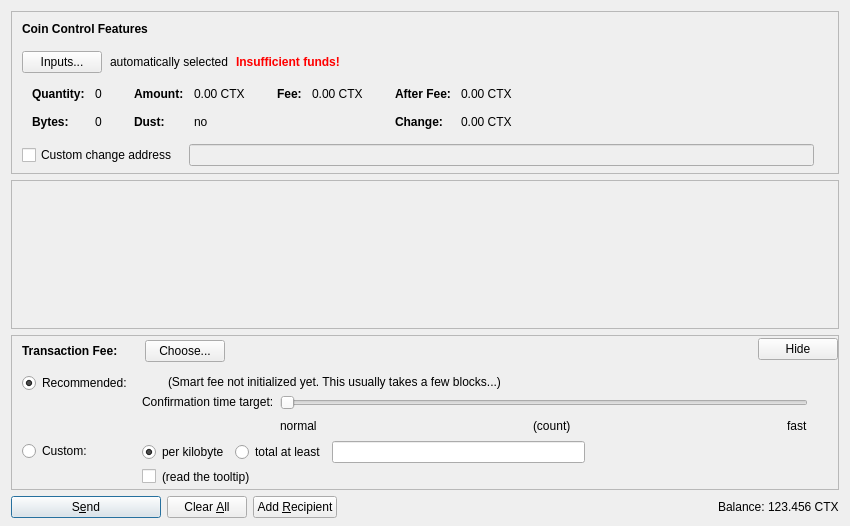
<?xml version="1.0" encoding="UTF-8"?>
<ui version="4.0">
 <class>SendCoinsDialog</class>
 <widget class="QDialog" name="SendCoinsDialog">
  <property name="geometry">
   <rect>
    <x>0</x>
    <y>0</y>
    <width>850</width>
    <height>526</height>
   </rect>
  </property>
  <property name="windowTitle">
   <string>Send Coins</string>
  </property>
  <layout class="QVBoxLayout" name="verticalLayout" stretch="0,1,0,0">
   <property name="bottomMargin">
    <number>8</number>
   </property>
   <item>
    <widget class="QFrame" name="frameCoinControl">
     <property name="sizePolicy">
      <sizepolicy hsizetype="Expanding" vsizetype="Expanding">
       <horstretch>0</horstretch>
       <verstretch>0</verstretch>
      </sizepolicy>
     </property>
     <property name="maximumSize">
      <size>
       <width>16777215</width>
       <height>16777215</height>
      </size>
     </property>
     <property name="frameShape">
      <enum>QFrame::StyledPanel</enum>
     </property>
     <property name="frameShadow">
      <enum>QFrame::Sunken</enum>
     </property>
     <layout class="QVBoxLayout" name="verticalLayoutCoinControl2">
      <property name="spacing">
       <number>0</number>
      </property>
      <property name="leftMargin">
       <number>0</number>
      </property>
      <property name="topMargin">
       <number>0</number>
      </property>
      <property name="rightMargin">
       <number>0</number>
      </property>
      <property name="bottomMargin">
       <number>6</number>
      </property>
      <item>
       <layout class="QVBoxLayout" name="verticalLayoutCoinControl" stretch="0,0,0,0,1">
        <property name="spacing">
         <number>0</number>
        </property>
        <property name="leftMargin">
         <number>10</number>
        </property>
        <property name="topMargin">
         <number>10</number>
        </property>
        <item>
         <layout class="QHBoxLayout" name="horizontalLayoutCoinControl1">
          <property name="bottomMargin">
           <number>15</number>
          </property>
          <item>
           <widget class="QLabel" name="labelCoinControlFeatures">
            <property name="sizePolicy">
             <sizepolicy hsizetype="Preferred" vsizetype="Maximum">
              <horstretch>0</horstretch>
              <verstretch>0</verstretch>
             </sizepolicy>
            </property>
            <property name="font">
             <font>
              <weight>75</weight>
              <bold>true</bold>
             </font>
            </property>
            <property name="styleSheet">
             <string notr="true">font-weight:bold;</string>
            </property>
            <property name="text">
             <string>Coin Control Features</string>
            </property>
           </widget>
          </item>
         </layout>
        </item>
        <item>
         <layout class="QHBoxLayout" name="horizontalLayoutCoinControl2" stretch="0,0,0,0">
          <property name="spacing">
           <number>8</number>
          </property>
          <property name="bottomMargin">
           <number>10</number>
          </property>
          <item>
           <widget class="QPushButton" name="pushButtonCoinControl">
            <property name="styleSheet">
             <string notr="true"/>
            </property>
            <property name="text">
             <string>Inputs...</string>
            </property>
            <property name="autoDefault">
             <bool>false</bool>
            </property>
           </widget>
          </item>
          <item>
           <widget class="QLabel" name="labelCoinControlAutomaticallySelected">
            <property name="text">
             <string>automatically selected</string>
            </property>
            <property name="margin">
             <number>5</number>
            </property>
           </widget>
          </item>
          <item>
           <widget class="QLabel" name="labelCoinControlInsuffFunds">
            <property name="font">
             <font>
              <weight>75</weight>
              <bold>true</bold>
             </font>
            </property>
            <property name="styleSheet">
             <string notr="true">color:red;font-weight:bold;</string>
            </property>
            <property name="text">
             <string>Insufficient funds!</string>
            </property>
            <property name="margin">
             <number>5</number>
            </property>
           </widget>
          </item>
          <item>
           <spacer name="horizontalSpacerCoinControl">
            <property name="orientation">
             <enum>Qt::Horizontal</enum>
            </property>
            <property name="sizeHint" stdset="0">
             <size>
              <width>40</width>
              <height>1</height>
             </size>
            </property>
           </spacer>
          </item>
         </layout>
        </item>
        <item>
         <widget class="QWidget" name="widgetCoinControl" native="true">
          <property name="sizePolicy">
           <sizepolicy hsizetype="Preferred" vsizetype="Preferred">
            <horstretch>0</horstretch>
            <verstretch>0</verstretch>
           </sizepolicy>
          </property>
          <property name="minimumSize">
           <size>
            <width>0</width>
            <height>0</height>
           </size>
          </property>
          <property name="styleSheet">
           <string notr="true"/>
          </property>
          <layout class="QHBoxLayout" name="horizontalLayoutCoinControl5">
           <property name="leftMargin">
            <number>0</number>
           </property>
           <property name="topMargin">
            <number>0</number>
           </property>
           <property name="rightMargin">
            <number>0</number>
           </property>
           <property name="bottomMargin">
            <number>0</number>
           </property>
           <item>
            <layout class="QHBoxLayout" name="horizontalLayoutCoinControl3" stretch="0,0,0,1">
             <property name="spacing">
              <number>20</number>
             </property>
             <property name="topMargin">
              <number>0</number>
             </property>
             <property name="bottomMargin">
              <number>10</number>
             </property>
             <item>
              <layout class="QFormLayout" name="formLayoutCoinControl1">
               <property name="horizontalSpacing">
                <number>10</number>
               </property>
               <property name="verticalSpacing">
                <number>14</number>
               </property>
               <property name="leftMargin">
                <number>10</number>
               </property>
               <property name="topMargin">
                <number>4</number>
               </property>
               <property name="rightMargin">
                <number>6</number>
               </property>
               <item row="0" column="0">
                <widget class="QLabel" name="labelCoinControlQuantityText">
                 <property name="font">
                  <font>
                   <weight>75</weight>
                   <bold>true</bold>
                  </font>
                 </property>
                 <property name="text">
                  <string>Quantity:</string>
                 </property>
                 <property name="margin">
                  <number>0</number>
                 </property>
                </widget>
               </item>
               <item row="0" column="1">
                <widget class="QLabel" name="labelCoinControlQuantity">
                 <property name="cursor">
                  <cursorShape>IBeamCursor</cursorShape>
                 </property>
                 <property name="contextMenuPolicy">
                  <enum>Qt::ActionsContextMenu</enum>
                 </property>
                 <property name="text">
                  <string notr="true">0</string>
                 </property>
                 <property name="margin">
                  <number>0</number>
                 </property>
                 <property name="textInteractionFlags">
                  <set>Qt::LinksAccessibleByMouse|Qt::TextSelectableByKeyboard|Qt::TextSelectableByMouse</set>
                 </property>
                </widget>
               </item>
               <item row="1" column="0">
                <widget class="QLabel" name="labelCoinControlBytesText">
                 <property name="font">
                  <font>
                   <weight>75</weight>
                   <bold>true</bold>
                  </font>
                 </property>
                 <property name="text">
                  <string>Bytes:</string>
                 </property>
                </widget>
               </item>
               <item row="1" column="1">
                <widget class="QLabel" name="labelCoinControlBytes">
                 <property name="cursor">
                  <cursorShape>IBeamCursor</cursorShape>
                 </property>
                 <property name="contextMenuPolicy">
                  <enum>Qt::ActionsContextMenu</enum>
                 </property>
                 <property name="text">
                  <string notr="true">0</string>
                 </property>
                 <property name="textInteractionFlags">
                  <set>Qt::LinksAccessibleByMouse|Qt::TextSelectableByKeyboard|Qt::TextSelectableByMouse</set>
                 </property>
                </widget>
               </item>
              </layout>
             </item>
             <item>
              <layout class="QFormLayout" name="formLayoutCoinControl2">
               <property name="horizontalSpacing">
                <number>10</number>
               </property>
               <property name="verticalSpacing">
                <number>14</number>
               </property>
               <property name="leftMargin">
                <number>6</number>
               </property>
               <property name="topMargin">
                <number>4</number>
               </property>
               <property name="rightMargin">
                <number>6</number>
               </property>
               <item row="0" column="0">
                <widget class="QLabel" name="labelCoinControlAmountText">
                 <property name="font">
                  <font>
                   <weight>75</weight>
                   <bold>true</bold>
                  </font>
                 </property>
                 <property name="text">
                  <string>Amount:</string>
                 </property>
                 <property name="margin">
                  <number>0</number>
                 </property>
                </widget>
               </item>
               <item row="0" column="1">
                <widget class="QLabel" name="labelCoinControlAmount">
                 <property name="cursor">
                  <cursorShape>IBeamCursor</cursorShape>
                 </property>
                 <property name="contextMenuPolicy">
                  <enum>Qt::ActionsContextMenu</enum>
                 </property>
                 <property name="text">
                  <string notr="true">0.00 CTX</string>
                 </property>
                 <property name="textInteractionFlags">
                  <set>Qt::LinksAccessibleByMouse|Qt::TextSelectableByKeyboard|Qt::TextSelectableByMouse</set>
                 </property>
                </widget>
               </item>
               <item row="1" column="0">
                <widget class="QLabel" name="labelCoinControlLowOutputText">
                 <property name="font">
                  <font>
                   <weight>75</weight>
                   <bold>true</bold>
                  </font>
                 </property>
                 <property name="text">
                  <string>Dust:</string>
                 </property>
                </widget>
               </item>
               <item row="1" column="1">
                <widget class="QLabel" name="labelCoinControlLowOutput">
                 <property name="cursor">
                  <cursorShape>IBeamCursor</cursorShape>
                 </property>
                 <property name="contextMenuPolicy">
                  <enum>Qt::ActionsContextMenu</enum>
                 </property>
                 <property name="text">
                  <string notr="true">no</string>
                 </property>
                 <property name="textInteractionFlags">
                  <set>Qt::LinksAccessibleByMouse|Qt::TextSelectableByKeyboard|Qt::TextSelectableByMouse</set>
                 </property>
                </widget>
               </item>
              </layout>
             </item>
             <item>
              <layout class="QFormLayout" name="formLayoutCoinControl3">
               <property name="horizontalSpacing">
                <number>10</number>
               </property>
               <property name="verticalSpacing">
                <number>14</number>
               </property>
               <property name="leftMargin">
                <number>6</number>
               </property>
               <property name="topMargin">
                <number>4</number>
               </property>
               <property name="rightMargin">
                <number>6</number>
               </property>
               <item row="0" column="0">
                <widget class="QLabel" name="labelCoinControlFeeText">
                 <property name="font">
                  <font>
                   <weight>75</weight>
                   <bold>true</bold>
                  </font>
                 </property>
                 <property name="text">
                  <string>Fee:</string>
                 </property>
                 <property name="margin">
                  <number>0</number>
                 </property>
                </widget>
               </item>
               <item row="0" column="1">
                <widget class="QLabel" name="labelCoinControlFee">
                 <property name="cursor">
                  <cursorShape>IBeamCursor</cursorShape>
                 </property>
                 <property name="contextMenuPolicy">
                  <enum>Qt::ActionsContextMenu</enum>
                 </property>
                 <property name="text">
                  <string notr="true">0.00 CTX</string>
                 </property>
                 <property name="textInteractionFlags">
                  <set>Qt::LinksAccessibleByMouse|Qt::TextSelectableByKeyboard|Qt::TextSelectableByMouse</set>
                 </property>
                </widget>
               </item>
              </layout>
             </item>
             <item>
              <layout class="QFormLayout" name="formLayoutCoinControl4">
               <property name="horizontalSpacing">
                <number>10</number>
               </property>
               <property name="verticalSpacing">
                <number>14</number>
               </property>
               <property name="leftMargin">
                <number>6</number>
               </property>
               <property name="topMargin">
                <number>4</number>
               </property>
               <property name="rightMargin">
                <number>6</number>
               </property>
               <item row="0" column="0">
                <widget class="QLabel" name="labelCoinControlAfterFeeText">
                 <property name="font">
                  <font>
                   <weight>75</weight>
                   <bold>true</bold>
                  </font>
                 </property>
                 <property name="text">
                  <string>After Fee:</string>
                 </property>
                 <property name="margin">
                  <number>0</number>
                 </property>
                </widget>
               </item>
               <item row="0" column="1">
                <widget class="QLabel" name="labelCoinControlAfterFee">
                 <property name="cursor">
                  <cursorShape>IBeamCursor</cursorShape>
                 </property>
                 <property name="contextMenuPolicy">
                  <enum>Qt::ActionsContextMenu</enum>
                 </property>
                 <property name="text">
                  <string notr="true">0.00 CTX</string>
                 </property>
                 <property name="textInteractionFlags">
                  <set>Qt::LinksAccessibleByMouse|Qt::TextSelectableByKeyboard|Qt::TextSelectableByMouse</set>
                 </property>
                </widget>
               </item>
               <item row="1" column="0">
                <widget class="QLabel" name="labelCoinControlChangeText">
                 <property name="font">
                  <font>
                   <weight>75</weight>
                   <bold>true</bold>
                  </font>
                 </property>
                 <property name="text">
                  <string>Change:</string>
                 </property>
                </widget>
               </item>
               <item row="1" column="1">
                <widget class="QLabel" name="labelCoinControlChange">
                 <property name="cursor">
                  <cursorShape>IBeamCursor</cursorShape>
                 </property>
                 <property name="contextMenuPolicy">
                  <enum>Qt::ActionsContextMenu</enum>
                 </property>
                 <property name="text">
                  <string notr="true">0.00 CTX</string>
                 </property>
                 <property name="textInteractionFlags">
                  <set>Qt::LinksAccessibleByMouse|Qt::TextSelectableByKeyboard|Qt::TextSelectableByMouse</set>
                 </property>
                </widget>
               </item>
              </layout>
             </item>
            </layout>
           </item>
          </layout>
         </widget>
        </item>
        <item>
         <layout class="QHBoxLayout" name="horizontalLayoutCoinControl4" stretch="0,0,0">
          <property name="spacing">
           <number>12</number>
          </property>
          <property name="sizeConstraint">
           <enum>QLayout::SetDefaultConstraint</enum>
          </property>
          <property name="topMargin">
           <number>5</number>
          </property>
          <property name="rightMargin">
           <number>5</number>
          </property>
          <item>
           <widget class="QCheckBox" name="checkBoxCoinControlChange">
            <property name="toolTip">
             <string>If this is activated, but the change address is empty or invalid, change will be sent to a newly generated address.</string>
            </property>
            <property name="text">
             <string>Custom change address</string>
            </property>
           </widget>
          </item>
          <item>
           <widget class="QValidatedLineEdit" name="lineEditCoinControlChange">
            <property name="enabled">
             <bool>false</bool>
            </property>
            <property name="sizePolicy">
             <sizepolicy hsizetype="Expanding" vsizetype="Fixed">
              <horstretch>0</horstretch>
              <verstretch>0</verstretch>
             </sizepolicy>
            </property>
           </widget>
          </item>
          <item>
           <widget class="QLabel" name="labelCoinControlChangeLabel">
            <property name="sizePolicy">
             <sizepolicy hsizetype="Preferred" vsizetype="Expanding">
              <horstretch>0</horstretch>
              <verstretch>0</verstretch>
             </sizepolicy>
            </property>
            <property name="minimumSize">
             <size>
              <width>0</width>
              <height>0</height>
             </size>
            </property>
            <property name="text">
             <string/>
            </property>
            <property name="margin">
             <number>3</number>
            </property>
           </widget>
          </item>
         </layout>
        </item>
        <item>
         <spacer name="verticalSpacerCoinControl">
          <property name="orientation">
           <enum>Qt::Vertical</enum>
          </property>
          <property name="sizeHint" stdset="0">
           <size>
            <width>800</width>
            <height>1</height>
           </size>
          </property>
         </spacer>
        </item>
       </layout>
      </item>
     </layout>
    </widget>
   </item>
   <item>
    <widget class="QScrollArea" name="scrollArea">
     <property name="widgetResizable">
      <bool>true</bool>
     </property>
     <widget class="QWidget" name="scrollAreaWidgetContents">
      <property name="geometry">
       <rect>
        <x>0</x>
        <y>0</y>
        <width>830</width>
        <height>104</height>
       </rect>
      </property>
      <layout class="QVBoxLayout" name="verticalLayout_2" stretch="0,1">
       <property name="leftMargin">
        <number>0</number>
       </property>
       <property name="topMargin">
        <number>0</number>
       </property>
       <property name="rightMargin">
        <number>0</number>
       </property>
       <property name="bottomMargin">
        <number>0</number>
       </property>
       <item>
        <layout class="QVBoxLayout" name="entries">
         <property name="spacing">
          <number>6</number>
         </property>
        </layout>
       </item>
       <item>
        <spacer name="verticalSpacer">
         <property name="orientation">
          <enum>Qt::Vertical</enum>
         </property>
         <property name="sizeHint" stdset="0">
          <size>
           <width>20</width>
           <height>40</height>
          </size>
         </property>
        </spacer>
       </item>
      </layout>
     </widget>
    </widget>
   </item>
   <item>
    <widget class="QFrame" name="frameFee">
     <property name="sizePolicy">
      <sizepolicy hsizetype="Expanding" vsizetype="Expanding">
       <horstretch>0</horstretch>
       <verstretch>0</verstretch>
      </sizepolicy>
     </property>
     <property name="maximumSize">
      <size>
       <width>16777215</width>
       <height>16777215</height>
      </size>
     </property>
     <property name="frameShape">
      <enum>QFrame::StyledPanel</enum>
     </property>
     <property name="frameShadow">
      <enum>QFrame::Sunken</enum>
     </property>
     <layout class="QVBoxLayout" name="verticalLayoutFee1">
      <property name="spacing">
       <number>0</number>
      </property>
      <property name="leftMargin">
       <number>0</number>
      </property>
      <property name="topMargin">
       <number>0</number>
      </property>
      <property name="rightMargin">
       <number>0</number>
      </property>
      <property name="bottomMargin">
       <number>0</number>
      </property>
      <item>
       <layout class="QVBoxLayout" name="verticalLayoutFee2" stretch="0,0,0">
        <property name="spacing">
         <number>0</number>
        </property>
        <property name="leftMargin">
         <number>10</number>
        </property>
        <property name="topMargin">
         <number>0</number>
        </property>
        <item>
         <layout class="QHBoxLayout" name="horizontalLayoutFee1">
          <property name="bottomMargin">
           <number>0</number>
          </property>
          <item>
           <layout class="QVBoxLayout" name="verticalLayoutFee7">
            <property name="spacing">
             <number>0</number>
            </property>
            <item>
             <spacer name="verticalSpacerSmartFee">
              <property name="orientation">
               <enum>Qt::Vertical</enum>
              </property>
              <property name="sizeType">
               <enum>QSizePolicy::Fixed</enum>
              </property>
              <property name="sizeHint" stdset="0">
               <size>
                <width>1</width>
                <height>4</height>
               </size>
              </property>
             </spacer>
            </item>
            <item>
             <layout class="QHBoxLayout" name="horizontalLayoutSmartFee">
              <property name="spacing">
               <number>10</number>
              </property>
              <item>
               <widget class="QLabel" name="labelFeeHeadline">
                <property name="sizePolicy">
                 <sizepolicy hsizetype="Preferred" vsizetype="Maximum">
                  <horstretch>0</horstretch>
                  <verstretch>0</verstretch>
                 </sizepolicy>
                </property>
                <property name="font">
                 <font>
                  <weight>75</weight>
                  <bold>true</bold>
                 </font>
                </property>
                <property name="styleSheet">
                 <string notr="true">font-weight:bold;</string>
                </property>
                <property name="text">
                 <string>Transaction Fee:</string>
                </property>
               </widget>
              </item>
              <item>
               <widget class="QLabel" name="labelFeeMinimized">
                <property name="text">
                 <string/>
                </property>
               </widget>
              </item>
              <item>
               <widget class="QPushButton" name="buttonChooseFee">
                <property name="text">
                 <string>Choose...</string>
                </property>
               </widget>
              </item>
             </layout>
            </item>
            <item>
             <spacer name="verticalSpacer_5">
              <property name="orientation">
               <enum>Qt::Vertical</enum>
              </property>
              <property name="sizeHint" stdset="0">
               <size>
                <width>1</width>
                <height>1</height>
               </size>
              </property>
             </spacer>
            </item>
           </layout>
          </item>
          <item>
           <spacer name="horizontalSpacer_4">
            <property name="orientation">
             <enum>Qt::Horizontal</enum>
            </property>
            <property name="sizeHint" stdset="0">
             <size>
              <width>40</width>
              <height>20</height>
             </size>
            </property>
           </spacer>
          </item>
          <item>
           <widget class="QPushButton" name="buttonMinimizeFee">
            <property name="toolTip">
             <string>collapse fee-settings</string>
            </property>
            <property name="text">
             <string>Hide</string>
            </property>
           </widget>
          </item>
         </layout>
        </item>
        <item>
         <widget class="QFrame" name="frameFeeSelection">
          <layout class="QVBoxLayout" name="verticalLayoutFee12">
           <property name="spacing">
            <number>0</number>
           </property>
           <property name="leftMargin">
            <number>0</number>
           </property>
           <property name="topMargin">
            <number>0</number>
           </property>
           <property name="rightMargin">
            <number>0</number>
           </property>
           <property name="bottomMargin">
            <number>0</number>
           </property>
           <item>
            <layout class="QGridLayout" name="gridLayoutFee">
             <property name="topMargin">
              <number>10</number>
             </property>
             <property name="bottomMargin">
              <number>4</number>
             </property>
             <property name="horizontalSpacing">
              <number>10</number>
             </property>
             <property name="verticalSpacing">
              <number>4</number>
             </property>
             <item row="1" column="1">
              <layout class="QVBoxLayout" name="verticalLayoutFee8">
               <property name="spacing">
                <number>6</number>
               </property>
               <item>
                <layout class="QHBoxLayout" name="horizontalLayoutFee13">
                 <item>
                  <widget class="QRadioButton" name="radioCustomPerKilobyte">
                   <property name="toolTip">
                    <string>If the custom fee is set to 1000 satoshis and the transaction is only 250 bytes, then &quot;per kilobyte&quot; only pays 250 satoshis in fee, while &quot;total at least&quot; pays 1000 satoshis. For transactions bigger than a kilobyte both pay by kilobyte.</string>
                   </property>
                   <property name="text">
                    <string>per kilobyte</string>
                   </property>
                   <property name="checked">
                    <bool>true</bool>
                   </property>
                   <attribute name="buttonGroup">
                    <string notr="true">groupCustomFee</string>
                   </attribute>
                  </widget>
                 </item>
                 <item>
                  <widget class="QRadioButton" name="radioCustomAtLeast">
                   <property name="toolTip">
                    <string>If the custom fee is set to 1000 satoshis and the transaction is only 250 bytes, then &quot;per kilobyte&quot; only pays 250 satoshis in fee, while &quot;total at least&quot; pays 1000 satoshis. For transactions bigger than a kilobyte both pay by kilobyte.</string>
                   </property>
                   <property name="text">
                    <string>total at least</string>
                   </property>
                   <attribute name="buttonGroup">
                    <string notr="true">groupCustomFee</string>
                   </attribute>
                  </widget>
                 </item>
                 <item>
                  <widget class="BitcoinAmountField" name="customFee"/>
                 </item>
                 <item>
                  <spacer name="horizontalSpacer_6">
                   <property name="orientation">
                    <enum>Qt::Horizontal</enum>
                   </property>
                   <property name="sizeHint" stdset="0">
                    <size>
                     <width>1</width>
                     <height>1</height>
                    </size>
                   </property>
                  </spacer>
                 </item>
                </layout>
               </item>
               <item>
                <layout class="QHBoxLayout" name="horizontalLayoutFee8">
                 <item>
                  <widget class="QCheckBox" name="checkBoxMinimumFee">
                   <property name="toolTip">
                    <string>Paying only the minimum fee is just fine as long as there is less transaction volume than space in the blocks. But be aware that this can end up in a never confirming transaction once there is more demand for centauri transactions than the network can process.</string>
                   </property>
                   <property name="text">
                    <string/>
                   </property>
                  </widget>
                 </item>
                 <item>
                  <widget class="QLabel" name="labelMinFeeWarning">
                   <property name="enabled">
                    <bool>true</bool>
                   </property>
                   <property name="toolTip">
                    <string>Paying only the minimum fee is just fine as long as there is less transaction volume than space in the blocks. But be aware that this can end up in a never confirming transaction once there is more demand for centauri transactions than the network can process.</string>
                   </property>
                   <property name="text">
                    <string>(read the tooltip)</string>
                   </property>
                   <property name="margin">
                    <number>5</number>
                   </property>
                  </widget>
                 </item>
                 <item>
                  <spacer name="horizontalSpacer_2">
                   <property name="orientation">
                    <enum>Qt::Horizontal</enum>
                   </property>
                   <property name="sizeHint" stdset="0">
                    <size>
                     <width>1</width>
                     <height>1</height>
                    </size>
                   </property>
                  </spacer>
                 </item>
                </layout>
               </item>
              </layout>
             </item>
             <item row="0" column="0">
              <layout class="QVBoxLayout" name="verticalLayoutFee4" stretch="0,1">
               <item>
                <widget class="QRadioButton" name="radioSmartFee">
                 <property name="text">
                  <string>Recommended:</string>
                 </property>
                 <property name="checked">
                  <bool>true</bool>
                 </property>
                 <attribute name="buttonGroup">
                  <string notr="true">groupFee</string>
                 </attribute>
                </widget>
               </item>
               <item>
                <spacer name="verticalSpacer_2">
                 <property name="orientation">
                  <enum>Qt::Vertical</enum>
                 </property>
                 <property name="sizeHint" stdset="0">
                  <size>
                   <width>1</width>
                   <height>1</height>
                  </size>
                 </property>
                </spacer>
               </item>
              </layout>
             </item>
             <item row="1" column="0">
              <layout class="QVBoxLayout" name="verticalLayoutFee9" stretch="0,1">
               <item>
                <widget class="QRadioButton" name="radioCustomFee">
                 <property name="text">
                  <string>Custom:</string>
                 </property>
                 <attribute name="buttonGroup">
                  <string notr="true">groupFee</string>
                 </attribute>
                </widget>
               </item>
               <item>
                <spacer name="verticalSpacer_6">
                 <property name="orientation">
                  <enum>Qt::Vertical</enum>
                 </property>
                 <property name="sizeHint" stdset="0">
                  <size>
                   <width>1</width>
                   <height>1</height>
                  </size>
                 </property>
                </spacer>
               </item>
              </layout>
             </item>
             <item row="0" column="1">
              <layout class="QVBoxLayout" name="verticalLayoutFee3" stretch="0,0,1">
               <property name="spacing">
                <number>6</number>
               </property>
               <property name="topMargin">
                <number>2</number>
               </property>
               <item>
                <layout class="QHBoxLayout" name="horizontalLayoutFee12">
                 <item>
                  <widget class="QLabel" name="labelSmartFee">
                   <property name="text">
                    <string/>
                   </property>
                   <property name="margin">
                    <number>2</number>
                   </property>
                  </widget>
                 </item>
                 <item>
                  <widget class="QLabel" name="labelFeeEstimation">
                   <property name="text">
                    <string/>
                   </property>
                  </widget>
                 </item>
                 <item>
                  <widget class="QLabel" name="labelSmartFee2">
                   <property name="text">
                    <string>(Smart fee not initialized yet. This usually takes a few blocks...)</string>
                   </property>
                   <property name="margin">
                    <number>2</number>
                   </property>
                  </widget>
                 </item>
                 <item>
                  <spacer name="horizontalSpacer_5">
                   <property name="orientation">
                    <enum>Qt::Horizontal</enum>
                   </property>
                   <property name="sizeHint" stdset="0">
                    <size>
                     <width>1</width>
                     <height>1</height>
                    </size>
                   </property>
                  </spacer>
                 </item>
                </layout>
               </item>
               <item>
                <layout class="QHBoxLayout" name="horizontalLayoutFee9">
                 <item>
                  <layout class="QVBoxLayout" name="verticalLayoutFee6">
                   <item>
                    <widget class="QLabel" name="labelSmartFee3">
                     <property name="text">
                      <string>Confirmation time target:</string>
                     </property>
                     <property name="margin">
                      <number>2</number>
                     </property>
                    </widget>
                   </item>
                   <item>
                    <spacer name="verticalSpacer_3">
                     <property name="orientation">
                      <enum>Qt::Vertical</enum>
                     </property>
                     <property name="sizeHint" stdset="0">
                      <size>
                       <width>1</width>
                       <height>1</height>
                      </size>
                     </property>
                    </spacer>
                   </item>
                  </layout>
                 </item>
                 <item>
                  <layout class="QVBoxLayout" name="verticalLayoutFee5">
                   <property name="rightMargin">
                    <number>30</number>
                   </property>
                   <item>
                    <widget class="QSlider" name="sliderSmartFee">
                     <property name="minimum">
                      <number>0</number>
                     </property>
                     <property name="maximum">
                      <number>23</number>
                     </property>
                     <property name="pageStep">
                      <number>1</number>
                     </property>
                     <property name="value">
                      <number>0</number>
                     </property>
                     <property name="orientation">
                      <enum>Qt::Horizontal</enum>
                     </property>
                     <property name="invertedAppearance">
                      <bool>false</bool>
                     </property>
                     <property name="invertedControls">
                      <bool>false</bool>
                     </property>
                     <property name="tickPosition">
                      <enum>QSlider::NoTicks</enum>
                     </property>
                    </widget>
                   </item>
                   <item>
                    <layout class="QHBoxLayout" name="horizontalLayoutFee10">
                     <item>
                      <widget class="QLabel" name="labelSmartFeeNormal">
                       <property name="text">
                        <string>normal</string>
                       </property>
                      </widget>
                     </item>
                     <item>
                      <spacer name="horizontalSpacer_7">
                       <property name="orientation">
                        <enum>Qt::Horizontal</enum>
                       </property>
                       <property name="sizeHint" stdset="0">
                        <size>
                         <width>40</width>
                         <height>20</height>
                        </size>
                       </property>
                      </spacer>
                     </item>
                     <item>
                      <widget class="QLabel" name="confirmationTargetLabel">
                       <property name="text">
                        <string notr="true">(count)</string>
                       </property>
                      </widget>
                     </item>
                     <item>
                      <spacer name="horizontalSpacer_3">
                       <property name="orientation">
                        <enum>Qt::Horizontal</enum>
                       </property>
                       <property name="sizeHint" stdset="0">
                        <size>
                         <width>40</width>
                         <height>20</height>
                        </size>
                       </property>
                      </spacer>
                     </item>
                     <item>
                      <widget class="QLabel" name="labelSmartFeeFast">
                       <property name="text">
                        <string>fast</string>
                       </property>
                      </widget>
                     </item>
                    </layout>
                   </item>
                  </layout>
                 </item>
                </layout>
               </item>
               <item>
                <spacer name="verticalSpacer_4">
                 <property name="orientation">
                  <enum>Qt::Vertical</enum>
                 </property>
                 <property name="sizeHint" stdset="0">
                  <size>
                   <width>1</width>
                   <height>1</height>
                  </size>
                 </property>
                </spacer>
               </item>
              </layout>
             </item>
            </layout>
           </item>
          </layout>
         </widget>
        </item>
        <item>
         <spacer name="verticalSpacerFee">
          <property name="orientation">
           <enum>Qt::Vertical</enum>
          </property>
          <property name="sizeHint" stdset="0">
           <size>
            <width>800</width>
            <height>1</height>
           </size>
          </property>
         </spacer>
        </item>
       </layout>
      </item>
     </layout>
    </widget>
   </item>
   <item>
    <layout class="QHBoxLayout" name="horizontalLayout">
     <item>
      <widget class="QPushButton" name="sendButton">
       <property name="minimumSize">
        <size>
         <width>150</width>
         <height>0</height>
        </size>
       </property>
       <property name="toolTip">
        <string>Confirm the send action</string>
       </property>
       <property name="text">
        <string>S&amp;end</string>
       </property>
       <property name="icon">
        <iconset resource="../bitcoin.qrc">
         <normaloff>:/icons/send</normaloff>:/icons/send</iconset>
       </property>
       <property name="autoDefault">
        <bool>false</bool>
       </property>
       <property name="default">
        <bool>true</bool>
       </property>
      </widget>
     </item>
     <item>
      <widget class="QPushButton" name="clearButton">
       <property name="sizePolicy">
        <sizepolicy hsizetype="Minimum" vsizetype="Fixed">
         <horstretch>0</horstretch>
         <verstretch>0</verstretch>
        </sizepolicy>
       </property>
       <property name="toolTip">
        <string>Clear all fields of the form.</string>
       </property>
       <property name="text">
        <string>Clear &amp;All</string>
       </property>
       <property name="icon">
        <iconset resource="../bitcoin.qrc">
         <normaloff>:/icons/remove</normaloff>:/icons/remove</iconset>
       </property>
       <property name="autoDefault">
        <bool>false</bool>
       </property>
      </widget>
     </item>
     <item>
      <widget class="QPushButton" name="addButton">
       <property name="toolTip">
        <string>Send to multiple recipients at once</string>
       </property>
       <property name="text">
        <string>Add &amp;Recipient</string>
       </property>
       <property name="icon">
        <iconset resource="../bitcoin.qrc">
         <normaloff>:/icons/add</normaloff>:/icons/add</iconset>
       </property>
       <property name="autoDefault">
        <bool>false</bool>
       </property>
      </widget>
     </item>
     <item>
      <spacer name="horizontalSpacer">
       <property name="orientation">
        <enum>Qt::Horizontal</enum>
       </property>
       <property name="sizeHint" stdset="0">
        <size>
         <width>40</width>
         <height>20</height>
        </size>
       </property>
      </spacer>
     </item>
     <item>
      <layout class="QHBoxLayout" name="horizontalLayout_2">
       <property name="spacing">
        <number>3</number>
       </property>
       <item>
        <widget class="QLabel" name="label">
         <property name="sizePolicy">
          <sizepolicy hsizetype="Preferred" vsizetype="Fixed">
           <horstretch>0</horstretch>
           <verstretch>0</verstretch>
          </sizepolicy>
         </property>
         <property name="text">
          <string>Balance:</string>
         </property>
        </widget>
       </item>
       <item>
        <widget class="QLabel" name="labelBalance">
         <property name="sizePolicy">
          <sizepolicy hsizetype="Preferred" vsizetype="Fixed">
           <horstretch>0</horstretch>
           <verstretch>0</verstretch>
          </sizepolicy>
         </property>
         <property name="cursor">
          <cursorShape>IBeamCursor</cursorShape>
         </property>
         <property name="text">
          <string notr="true">123.456 CTX</string>
         </property>
         <property name="textInteractionFlags">
          <set>Qt::LinksAccessibleByMouse|Qt::TextSelectableByKeyboard|Qt::TextSelectableByMouse</set>
         </property>
        </widget>
       </item>
      </layout>
     </item>
    </layout>
   </item>
  </layout>
 </widget>
 <customwidgets>
  <customwidget>
   <class>QValidatedLineEdit</class>
   <extends>QLineEdit</extends>
   <header>qvalidatedlineedit.h</header>
  </customwidget>
  <customwidget>
   <class>BitcoinAmountField</class>
   <extends>QLineEdit</extends>
   <header>bitcoinamountfield.h</header>
   <container>1</container>
  </customwidget>
 </customwidgets>
 <resources>
  <include location="../bitcoin.qrc"/>
 </resources>
 <connections/>
 <buttongroups>
  <buttongroup name="groupFee"/>
  <buttongroup name="groupCustomFee"/>
 </buttongroups>
</ui>
